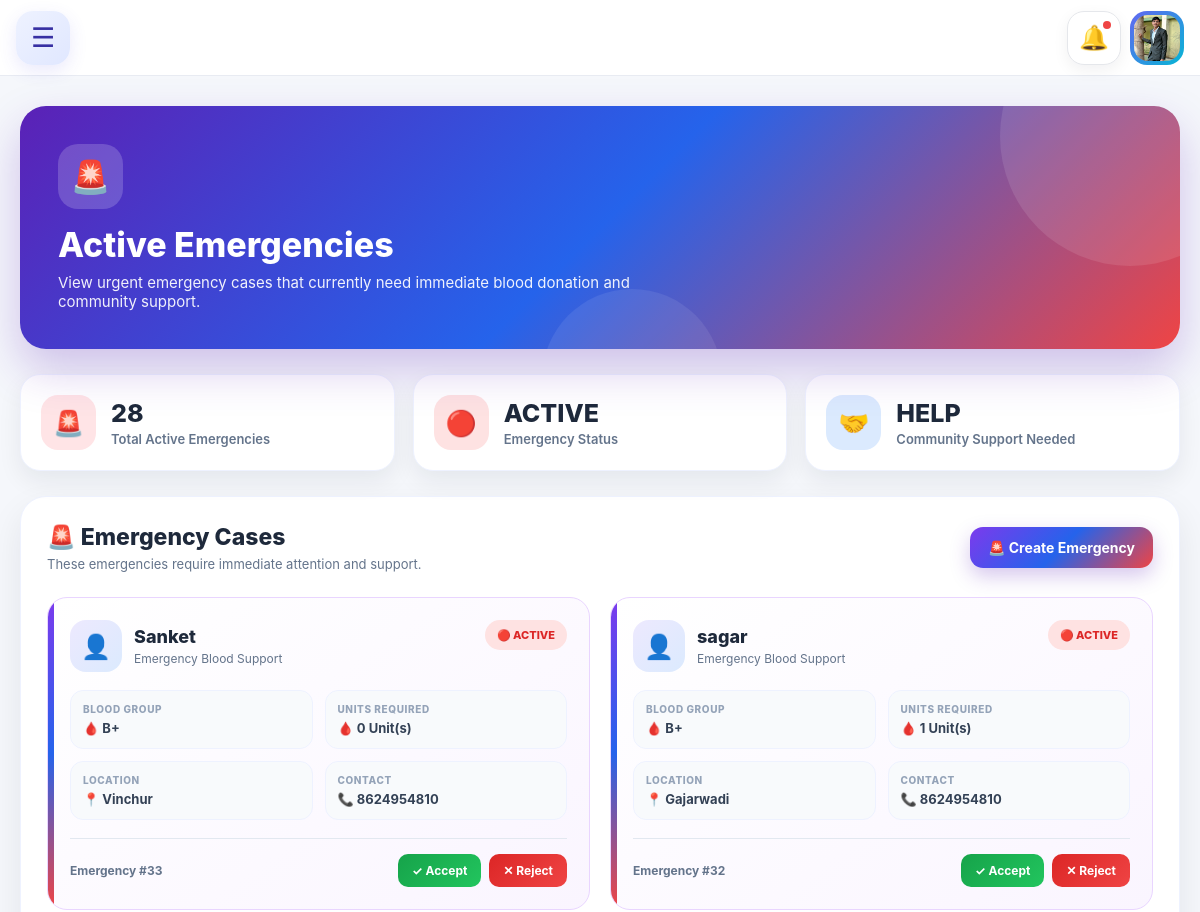
The page /active-emergencies/ (signed in, upper part) on the database as committed earlier.
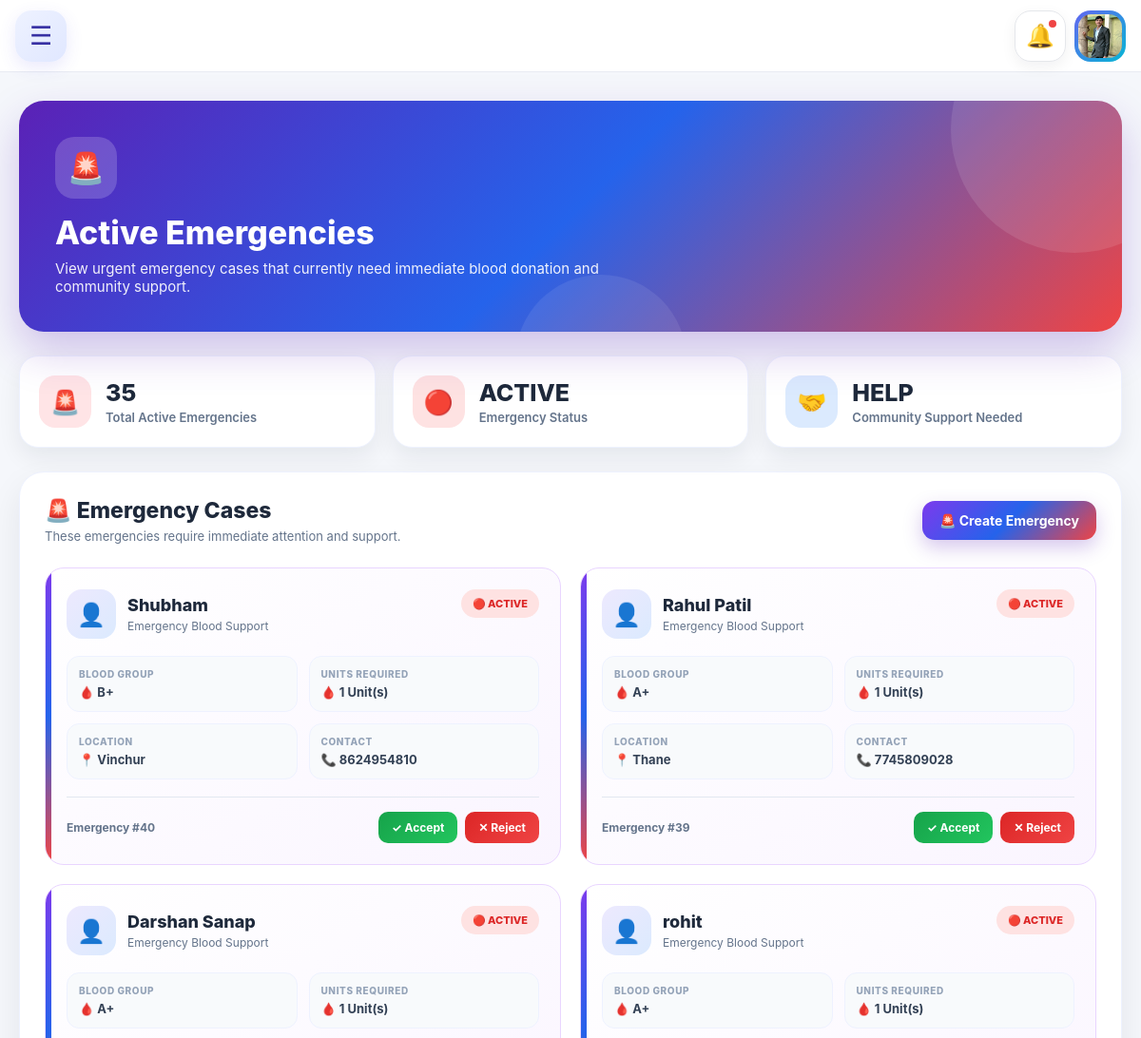
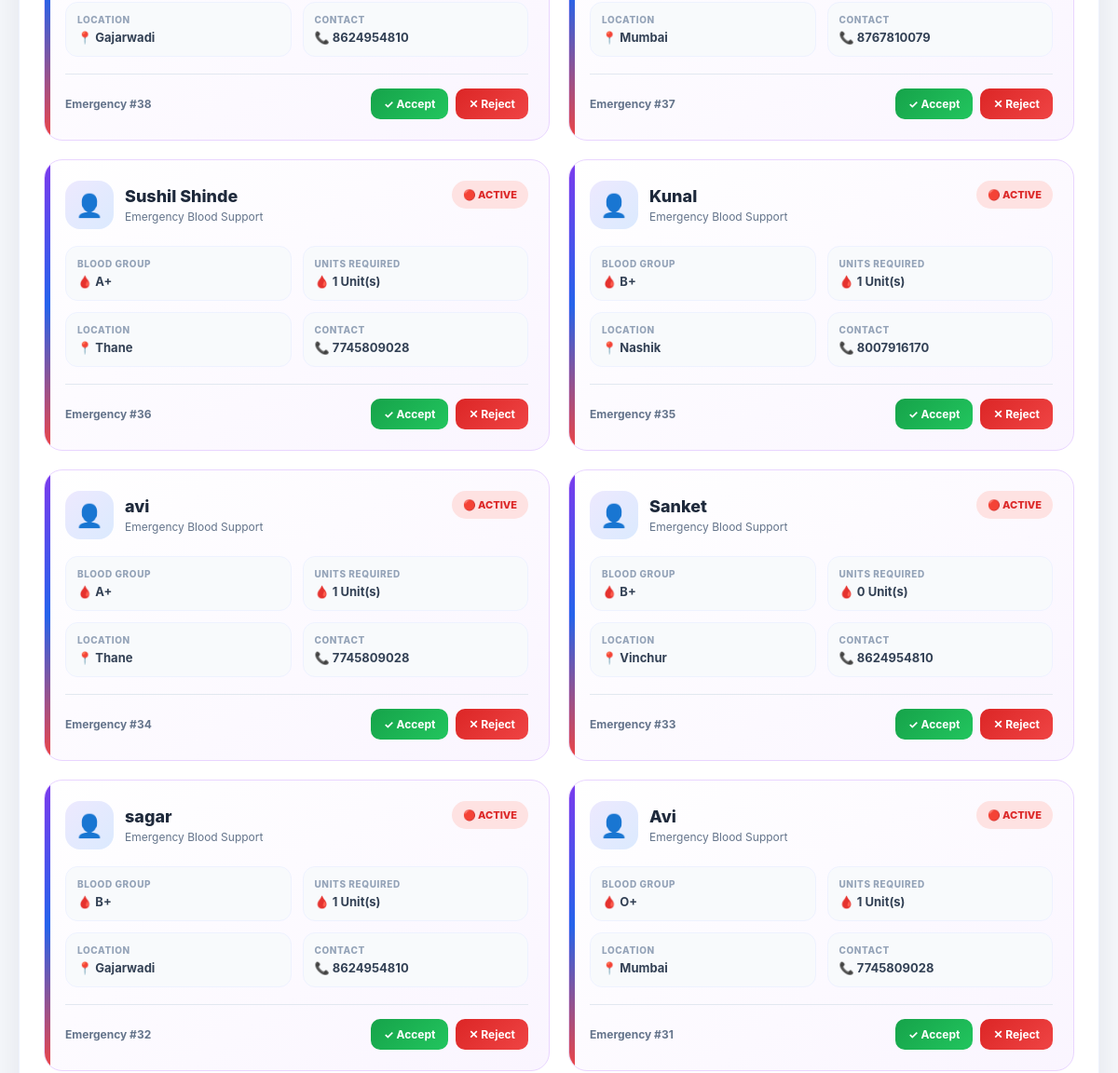
The same page on the database as committed later (2 pictures, top to bottom).
### accounts/models.py (models this page shows, shortened)
class EmergencyRequest(models.Model):
    EMERGENCY_TYPE_CHOICES = [
        ("Accident", "Accident"),
        ("Surgery", "Surgery"),
        ("Emergency", "Emergency"),
        ("Other", "Other"),
    ]
    URGENCY_CHOICES = [
        ("CRITICAL", "CRITICAL"),
        ("HIGH", "HIGH"),
        ("NORMAL", "NORMAL"),
    ]
    STATUS_CHOICES = [
        ("ACTIVE", "ACTIVE"),
        ("MATCHED", "MATCHED"),
        ("COMPLETED", "COMPLETED"),
        ("CANCELLED", "CANCELLED"),
    ]
    created_by = models.ForeignKey(
        User,
        on_delete=models.SET_NULL,
        null=True,
        blank=True,
        related_name="created_emergencies"
    )
    patient_name = models.CharField(max_length=100)
    blood_group = models.CharField(max_length=10)
    units_required = models.PositiveIntegerField(default=1)
    hospital_name = models.CharField(max_length=200)
    city = models.CharField(max_length=100)
    contact_number = models.CharField(max_length=15)
    emergency_type = models.CharField(
        max_length=50,
        choices=EMERGENCY_TYPE_CHOICES,
        default="Accident"
    )
    urgency = models.CharField(
        max_length=20,
        choices=URGENCY_CHOICES,
        default="HIGH"
    )
    status = models.CharField(
        max_length=20,
        choices=STATUS_CHOICES,
        default="ACTIVE"
    )
    created_at = models.DateTimeField(
        auto_now_add=True
    )

### accounts/views.py (the view)
@login_required
def active_emergency_list(request):
    emergencies = (
        EmergencyRequest.objects
        .filter(status="ACTIVE")
        .order_by("-created_at")
    )
    return render(
        request,
        "accounts/active_emergency_list.html",
        {
            "emergencies": emergencies
        }
    )

### templates/accounts/active_emergency_list.html (shortened to what the changed rows need)
{% extends "base.html" %}
{% block content %}
<div class="emergency-page">
    <div class="emergency-hero">
        <div class="hero-content">
            <h1>Active Emergencies</h1>
        </div>
    </div>
    <div class="emergency-stats">
        <div class="emergency-stat">
            <div class="stat-content">
                <h3>{{ emergencies|length }}</h3>
                <span>Total Active Emergencies</span>
            </div>
        </div>
    </div>
    <div class="emergency-container">
        <div class="section-header">
            <div>
                <h2>🚨 Emergency Cases</h2>
            </div>
        </div>
        {% if emergencies %}
        <div class="emergency-grid">
            {% for emergency in emergencies %}
            <div class="emergency-card">
                <div class="emergency-top">
                    <div class="patient-info">
                        <div class="patient-avatar">
                            👤
                        </div>
                        <div>
                            <h3>
                                {{ emergency.patient_name }}
                            </h3>
                            <span>
                                Emergency Blood Support
                            </span>
                        </div>
                    </div>
                    <div class="active-badge">
                        🔴 ACTIVE
                    </div>
                </div>
                <div class="emergency-details">
                    <div class="detail-box">
                        <div class="detail-label">
                            Blood Group
                        </div>
                        <div class="detail-value">
                            🩸 {{ emergency.blood_group }}
                        </div>
                    </div>
                    <div class="detail-box">
                        <div class="detail-label">
                            Units Required
                        </div>
                        <div class="detail-value">
                            🩸 {{ emergency.units_required }} Unit(s)
                        </div>
                    </div>
                    <div class="detail-box">
                        <div class="detail-label">
                            Location
                        </div>
                        <div class="detail-value">
                            📍 {{ emergency.city }}
                        </div>
                    </div>
                    <div class="detail-box">
                        <div class="detail-label">
                            Contact
                        </div>
                        <div class="detail-value">
                            📞 {{ emergency.contact_number }}
                        </div>
                    </div>
                </div>
                <div class="emergency-footer">
                    <span class="emergency-id">
                        Emergency #{{ emergency.id }}
                    </span>
                    <div class="emergency-actions">
                        <form
                            method="POST"
                            action="{% url 'accept_emergency' emergency.id %}"
                            class="action-form"
                        >
                            <button
                                type="submit"
                                class="accept-btn"
                            >
                                ✓ Accept
                            </button>
                        </form>
                        <form
                            method="POST"
                            action="{% url 'reject_emergency' emergency.id %}"
                            class="action-form"
                        >
                            <button
                                type="submit"
                                class="reject-btn"
                            >
                                ✕ Reject
                            </button>
                        </form>
                    </div>
                </div>
            </div>
            {% endfor %}
        </div>
        {% endif %}
    </div>
</div>
{% endblock %}

Rows that differ between the two databases and show on the page:
added EmergencyRequest: patient_name "Shubham", blood_group "B+", units_required "1", city "Vinchur", contact_number "8624954810", id "40"
added EmergencyRequest: patient_name "Rahul Patil", blood_group "A+", units_required "1", city "Thane", contact_number "7745809028", id "39"
added EmergencyRequest: patient_name "Darshan Sanap", blood_group "A+", units_required "1", city "Gajarwadi", contact_number "8624954810", id "38"
added EmergencyRequest: patient_name "rohit", blood_group "A+", units_required "1", city "Mumbai", contact_number "8767810079", id "37"
added EmergencyRequest: patient_name "Sushil Shinde", blood_group "A+", units_required "1", city "Thane", contact_number "7745809028", id "36"
added EmergencyRequest: patient_name "Kunal", blood_group "B+", units_required "1", city "Nashik", contact_number "8007916170", id "35"
added EmergencyRequest: patient_name "avi", blood_group "A+", units_required "1", city "Thane", contact_number "7745809028", id "34"
now on this page (row unchanged): EmergencyRequest: patient_name "Avi", blood_group "O+", units_required "1", city "Mumbai", contact_number "7745809028", id "31"
Other text that changed with them:
{{ emergencies|length }}: "28" → "35"
